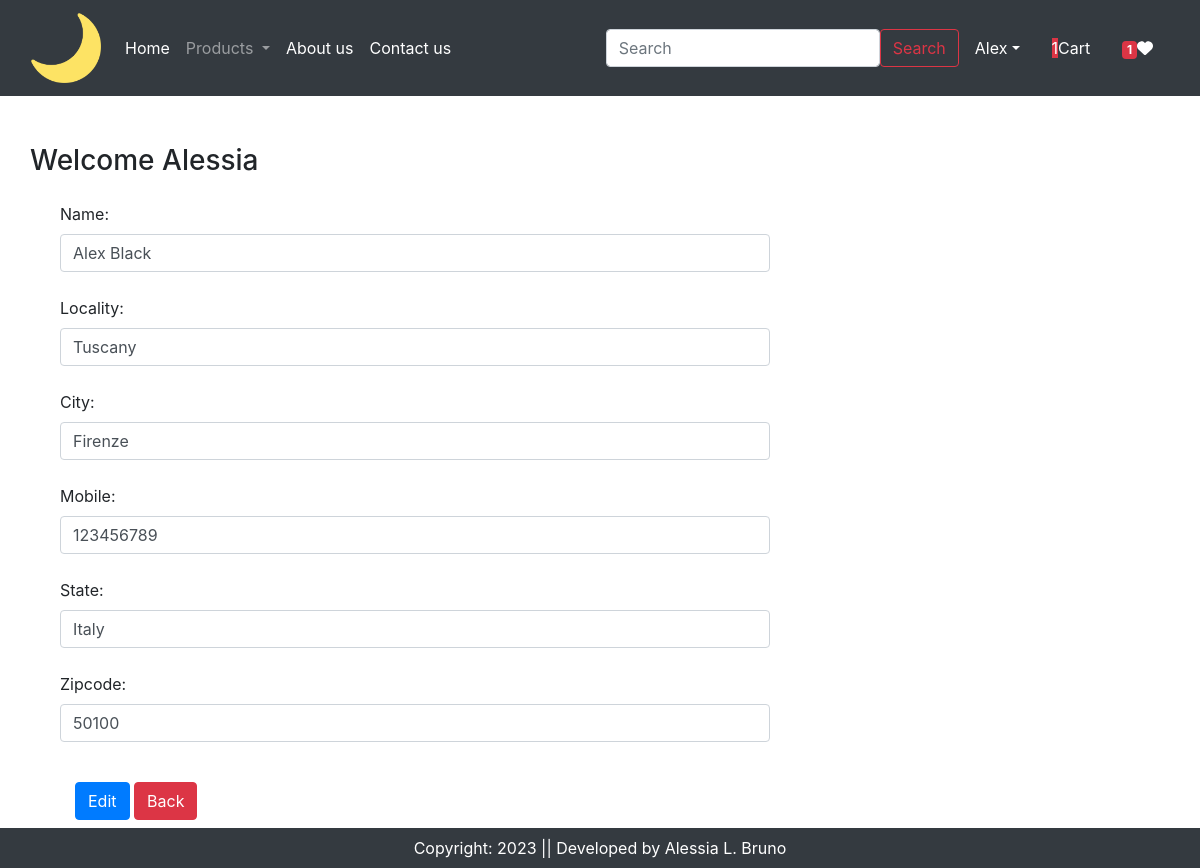
Screenshot of /updateAddress/1 (signed in) with the database file from the repository.
### app/models.py (models this page shows, shortened)
class Customer(models.Model):
    user = models.ForeignKey(User, on_delete=models.CASCADE)
    name = models.CharField(max_length=200)
    locality = models.CharField(max_length=200)
    city = models.CharField(max_length=50)
    zipcode = models.IntegerField()
    mobile = models.IntegerField(default=0)
    state = models.CharField(max_length=100)

### app/views.py (the view, shortened to what this page needs)
# urls.py: path('updateAddress/<int:pk>', views.updateAddress.as_view(), name='updateAddress'),
@method_decorator(login_required, name='dispatch')
class updateAddress(View):
    def get(self, request, pk):
        add = Customer.objects.get(pk=pk)
        form = CustomerProfileForm(instance=add)
        totalitem=0
        wishitem=0
        if request.user.is_authenticated:
            totalitem = len(Cart.objects.filter(user=request.user))
            wishitem = len(Wishlist.objects.filter(user=request.user))
        return render(request, "app/updateAddress.html", locals())

### app/forms.py
class CustomerProfileForm(forms.ModelForm):
    class Meta:
        model=Customer
        fields=['name','locality','city','mobile','state','zipcode']
        widgets = {
            'name': forms.TextInput(attrs={'class':'form-control'}),
            'locality': forms.TextInput(attrs={'class':'form-control'}),
            'city': forms.TextInput(attrs={'class':'form-control'}),
            'mobile': forms.NumberInput(attrs={'class':'form-control'}),
            'state': forms.TextInput(attrs={'class':'form-control'}),
            'zipcode': forms.NumberInput(attrs={'class':'form-control'}),
        }

### app/templates/app/updateAddress.html (shortened to what this page needs)
{% extends 'app/base.html' %}
{% load static %}
{% block main-content %}
<div class="container my-5">
    <div class="row">
        <h3 class="mb-4">Welcome <span class="text-capitalize">{{ request.user }}</span></h3>
    </div>
    <div class="col-sm-8 offset sm-1">
        <form action="" method="post">
            {% for fm in form %}
                {{ fm.label_tag }}{{ fm }} <small class="text-danger">{{ fm.errors|striptags }}</small><br>
            {% endfor %}
            <div class="col-12 mt-3">
                <button type="submit" class="btn btn-primary">Edit</button>
                <a href ="{% url 'address' %}" type="button" class="btn btn-danger"> Back</a>
            </div>
        </form>
    </div>
</div>
{% endblock main-content %}

### rows the page displays
Customer: form "Alex Black" "Tuscany" "Firenze" "123456789" "Italy" "50100"

### other values shown
{{ totalitem }} "1"
{{ wishitem }} "1"
{{ request.user }} "Alessia"
{{ fm.label_tag }} "Name:" "Locality:" "City:" "Mobile:" "State:" "Zipcode:"
